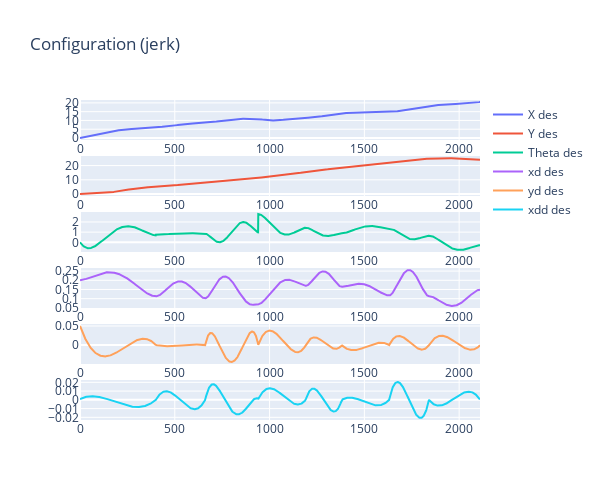
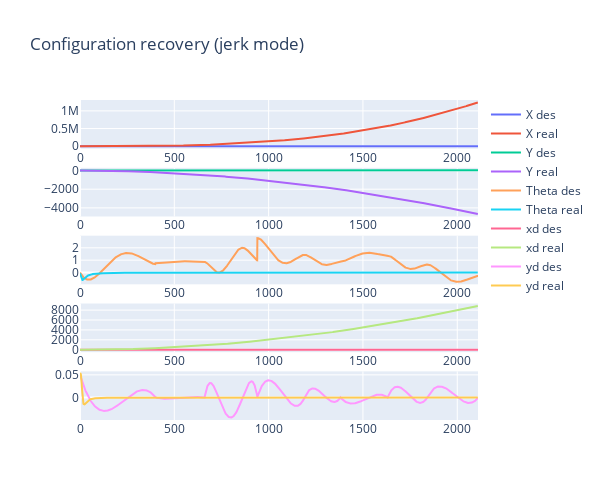

Write notebook code for charts like these, in order.
### Markdown cell above
## Plotting

### Code cell
evaluate.plot_stuff()

### Figure 1 — Plotly figure (JSON) as saved in the notebook; plotly's stock layout.template omitted (floating-point values rounded to 4 significant figures; data arrays with more than 128 entries replaced by an {"elided": "..."} marker saying what was removed)
{"data": [{"name": "X des", "type": "scatter", "x": {"elided": "2110 float values"}, "xaxis": "x", "y": {"elided": "2110 float values"}, "yaxis": "y"}, {"name": "Y des", "type": "scatter", "x": {"elided": "2110 float values"}, "xaxis": "x2", "y": {"elided": "2110 float values"}, "yaxis": "y2"}, {"name": "Theta des", "type": "scatter", "x": {"elided": "2110 float values"}, "xaxis": "x3", "y": {"elided": "2110 float values"}, "yaxis": "y3"}, {"name": "xd des", "type": "scatter", "x": {"elided": "2110 float values"}, "xaxis": "x4", "y": {"elided": "2110 float values"}, "yaxis": "y4"}, {"name": "yd des", "type": "scatter", "x": {"elided": "2110 float values"}, "xaxis": "x5", "y": {"elided": "2110 float values"}, "yaxis": "y5"}, {"name": "xdd des", "type": "scatter", "x": {"elided": "2110 float values"}, "xaxis": "x6", "y": {"elided": "2110 float values"}, "yaxis": "y6"}], "layout": {"height": 500, "title": {"text": "Configuration (jerk)"}, "width": 600, "xaxis": {"anchor": "y", "domain": [0, 1]}, "xaxis2": {"anchor": "y2", "domain": [0, 1]}, "xaxis3": {"anchor": "y3", "domain": [0, 1]}, "xaxis4": {"anchor": "y4", "domain": [0, 1]}, "xaxis5": {"anchor": "y5", "domain": [0, 1]}, "xaxis6": {"anchor": "y6", "domain": [0, 1]}, "yaxis": {"anchor": "x", "domain": [0.875, 1]}, "yaxis2": {"anchor": "x2", "domain": [0.7, 0.825]}, "yaxis3": {"anchor": "x3", "domain": [0.525, 0.65]}, "yaxis4": {"anchor": "x4", "domain": [0.35, 0.475]}, "yaxis5": {"anchor": "x5", "domain": [0.175, 0.3]}, "yaxis6": {"anchor": "x6", "domain": [0, 0.125]}}}

### Figure 2 — Plotly figure (JSON) as saved in the notebook; plotly's stock layout.template omitted (floating-point values rounded to 4 significant figures; data arrays with more than 128 entries replaced by an {"elided": "..."} marker saying what was removed)
{"data": [{"name": "X des", "type": "scatter", "x": {"elided": "2110 float values"}, "xaxis": "x", "y": {"elided": "2110 float values"}, "yaxis": "y"}, {"name": "X real", "type": "scatter", "x": {"elided": "2110 float values"}, "xaxis": "x", "y": {"elided": "2109 float values"}, "yaxis": "y"}, {"name": "Y des", "type": "scatter", "x": {"elided": "2110 float values"}, "xaxis": "x2", "y": {"elided": "2110 float values"}, "yaxis": "y2"}, {"name": "Y real", "type": "scatter", "x": {"elided": "2110 float values"}, "xaxis": "x2", "y": {"elided": "2109 float values"}, "yaxis": "y2"}, {"name": "Theta des", "type": "scatter", "x": {"elided": "2110 float values"}, "xaxis": "x3", "y": {"elided": "2110 float values"}, "yaxis": "y3"}, {"name": "Theta real", "type": "scatter", "x": {"elided": "2110 float values"}, "xaxis": "x3", "y": {"elided": "2109 float values"}, "yaxis": "y3"}, {"name": "xd des", "type": "scatter", "x": {"elided": "2110 float values"}, "xaxis": "x4", "y": {"elided": "2110 float values"}, "yaxis": "y4"}, {"name": "xd real", "type": "scatter", "x": {"elided": "2110 float values"}, "xaxis": "x4", "y": {"elided": "2109 float values"}, "yaxis": "y4"}, {"name": "yd des", "type": "scatter", "x": {"elided": "2110 float values"}, "xaxis": "x5", "y": {"elided": "2110 float values"}, "yaxis": "y5"}, {"name": "yd real", "type": "scatter", "x": {"elided": "2110 float values"}, "xaxis": "x5", "y": {"elided": "2109 float values"}, "yaxis": "y5"}], "layout": {"height": 500, "title": {"text": "Configuration recovery (jerk mode)"}, "width": 600, "xaxis": {"anchor": "y", "domain": [0, 1]}, "xaxis2": {"anchor": "y2", "domain": [0, 1]}, "xaxis3": {"anchor": "y3", "domain": [0, 1]}, "xaxis4": {"anchor": "y4", "domain": [0, 1]}, "xaxis5": {"anchor": "y5", "domain": [0, 1]}, "yaxis": {"anchor": "x", "domain": [0.848, 1]}, "yaxis2": {"anchor": "x2", "domain": [0.636, 0.788]}, "yaxis3": {"anchor": "x3", "domain": [0.424, 0.576]}, "yaxis4": {"anchor": "x4", "domain": [0.212, 0.364]}, "yaxis5": {"anchor": "x5", "domain": [0, 0.152]}}}
